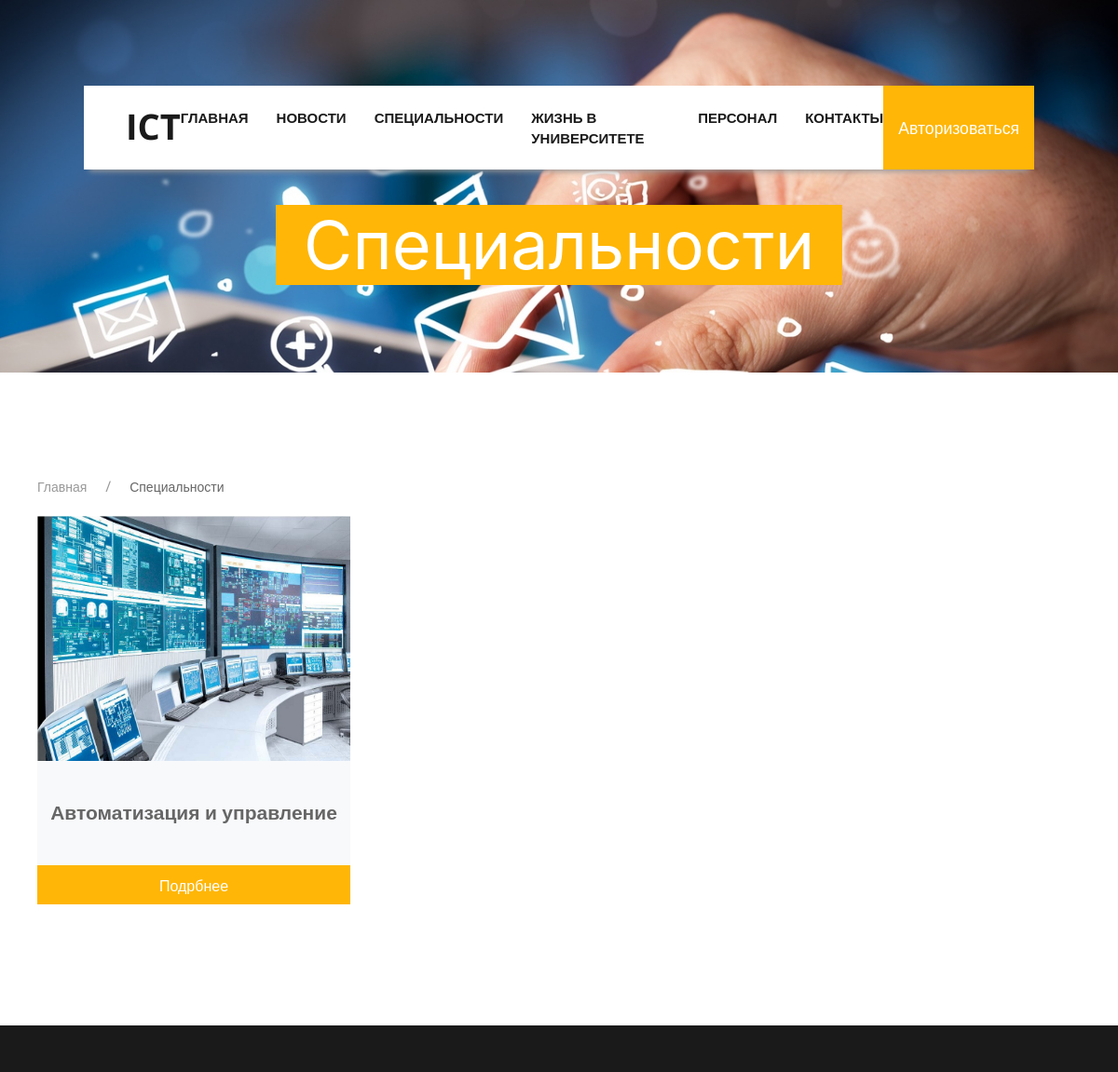
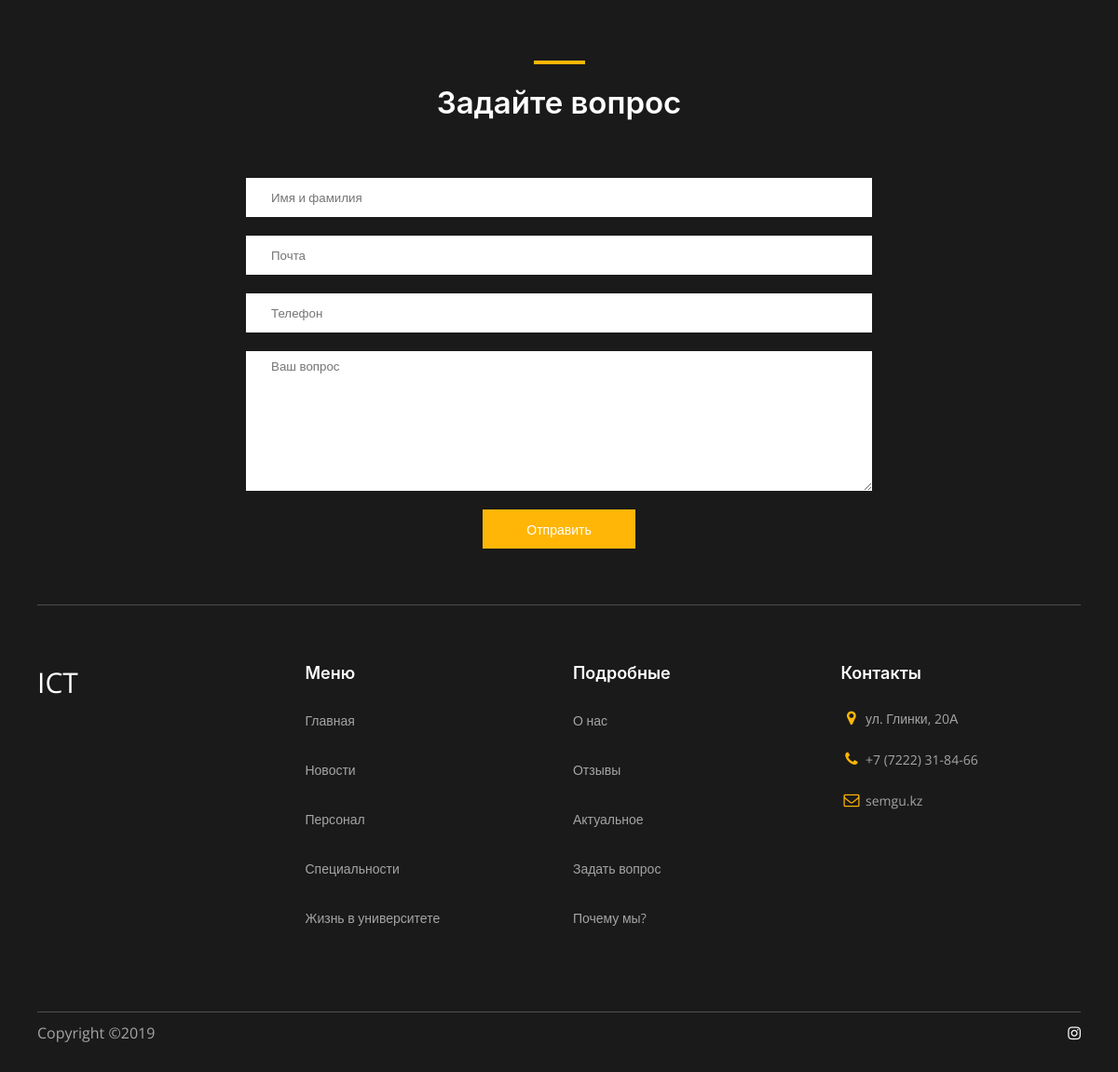
Page /specialty/ on the committed database (2 pictures, top to bottom).
### ICTapp/models.py (models this page shows, shortened)
class Specialty(models.Model):
   name = models.CharField(max_length=100)
   slug = models.SlugField()
   description = models.TextField()
   purpose = models.TextField()
   tasks = models.TextField()
   perspectives = models.TextField()
   img = models.ImageField(upload_to='Specialty_images', blank=True)
   def get_absolute_url(self):
      return reverse('specialty_detail_url', kwargs={'slug':self.slug})

### ICTapp/views.py (the view)
# urls.py: path('specialty/', SpecialtyView.as_view(), name='specialty_url'),
class SpecialtyView(View):
   def get(self, request):
      specialty = Specialty.objects.all()
      return render(request, 'ICTapp/specialty.html', context={
         'specialty': specialty,
      })

### ICTapp/forms.py
class QuestionForm(forms.ModelForm):
   class Meta:
      model = Question
      fields = ('full_name', 'email', 'phone', 'text')
   def __init__(self, *args, **kwargs):
      super(QuestionForm, self).__init__(*args, **kwargs)
      self.fields['full_name'].label = "Имя Фамилия"
      self.fields['email'].label = "Эмэйл"
      self.fields['phone'].label = "Номер телефона"
      self.fields['text'].label = "Вопрос"

### ICTapp/context_processors.py (called while the page is built)
def question_form(request):
   if request.method == 'POST':
      bound_form = QuestionForm(request.POST)
      if bound_form.is_valid():
         bound_form.save()
         messages.success(request, f'Ваш вопрос принят. Прошу ожидайте ответа')
   return {'question_form': QuestionForm()}

### ICTapp/templates/ICTapp/specialty.html (shortened to what this page needs)
{% extends 'base.html' %}
{% block content %}
   <div class="news-header parallax-window" data-parallax="scroll" data-image-src="/media/background-images/news-bg.jpg">
      <h1>Специальности</h1>
   </div>
   <section id="talents" class="talents section">
      <div class="wrapper">
         <ul class="uk-breadcrumb breadcrumb">
            <li><a href="{% url 'home_url' %}">Главная</a></li>
            <li><span>Специальности</span></li>
         </ul>
         <div class="talents-box flex j-sb flex-wrap">
            {% for speciality in specialty %}
               <div class="talents-box__item">
                  <div class="talents-box__img">
                     <img src="{{ speciality.img.url }}" alt="talent">
                  </div>
                  <div class="talents-box__text">
                     <div class="text-title talents-box__title">{{ speciality.name }}</div>
                  </div>
                  <a class="talents-box__link text-decor-none transition" href="{{ speciality.get_absolute_url }}">Подрбнее</a>
               </div>
            {% endfor %}
         </div>
      </div>
   </section>
{% endblock content %}

### ICTapp/static/css/main.css (style rules this page uses)
* { margin: 0; padding: 0; -webkit-box-sizing: border-box; box-sizing: border-box; font-family: 'Open Sans', sans-serif; text-shadow: rgba(0,0,0,.01) 0 0 1px; }
.text-decor-none, .text-decor-none:hover { text-decoration: none; }
.flex { display: -webkit-box; display: -ms-flexbox; display: flex; }
.flex-wrap { -ms-flex-wrap: wrap; flex-wrap: wrap; }
.j-sb { -webkit-box-pack: justify; -ms-flex-pack: justify; justify-content: space-between; }
.section { margin: 110px 0 80px; }
.transition { -webkit-transition: all 0.3s; transition: all 0.3s; }
.text-title { font-size: 21px; font-weight: 600; }
.wrapper { max-width: 1170px; margin: 0 auto; padding: 0 25px; }
.talents-box__item { width: 30%; margin-bottom: 50px; }
.talents-box__img { height: 263px; overflow: hidden; }
.talents-box__img img { width: 100%; min-height: 100%; }
.talents-box__text { background: #F8F9FB; text-align: center; padding: 40px 10px; }
.talents-box__link { background: #ffb606; color: #fff; display: block; text-align: center; padding: 10px 10px 8px; }
.subscribe input { padding: 0 27px; }
.subscribe input, .subscribe textarea { width: 60%; height: 42px; border: none; font-weight: 500; color: #1a1a1a; outline: none; }
.subscribe textarea { min-height: 35px; height: 150px; resize: vertical; padding: 7px 27px; }
.news-header { background: url('/media/background-images/news-bg.jpg'); background-repeat: no-repeat; background-size: cover; text-align: center; height: 400px; }
.news-header h1 { background: #ffb606; font-size: 72px; font-weight: 400; color: #fff; display: inline-block; padding: 0 30px; margin-top: 220px; }

### rows in the picture
Specialty: img (picture), name "Автоматизация и управление"
